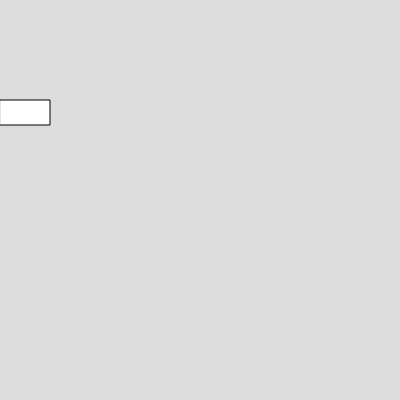
Frame 1 (no input)
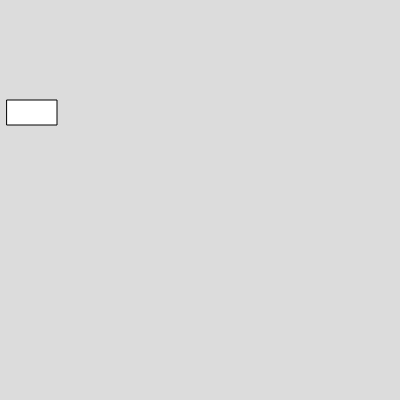
Frame 60 (no input)
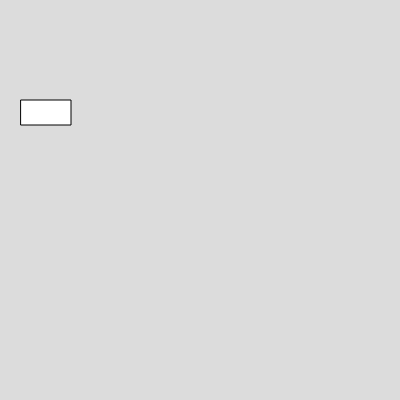
Frame 120 (the mouse pressed at the canvas centre since frame 60)

The p5.js sketch that drew these frames (run headless with seeded random() and noise() and a simulated clock; from frame 60 on, the mouse is pressed at the canvas centre):

// p5.js sketch
// ── sketch.js
let x = 0;
let x1 = 0;
let v = 7;
let v1 = 5;
function setup() {
  createCanvas(400, 400);
}

function draw() {
  background(220);

  rect(x, 100, 50, 25);
  x = x + v;
  if (x > width) x = 0;

   //rect(x, 160, 50, 25);
   //x1 = x1 + -v1;
  // if (x1 > width) x1 = 0;


}
